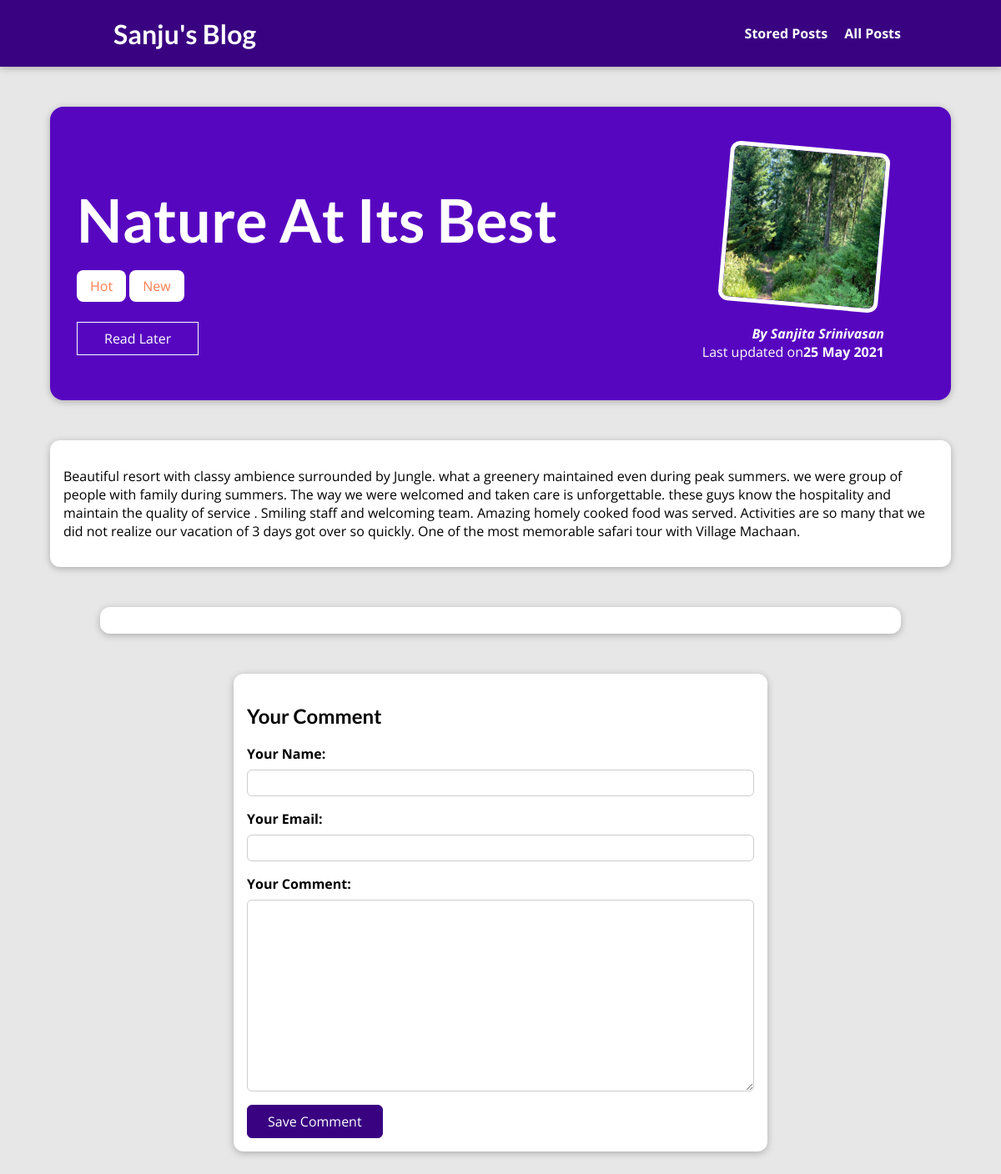
The page /posts/nature-at-its-best on the database its author committed.
### blog/models.py (models this page shows, shortened)
class Post(models.Model):
    title=models.CharField(max_length=150)
    excerpt=models.CharField(max_length=200)
    image=models.ImageField(upload_to="posts",null=True)
    date=models.DateField(auto_now=True)
    content=models.TextField(validators=[MinLengthValidator(10)])
    slug=models.SlugField(unique=True,default='',blank=True,null=False,db_index=True)
    author=models.ForeignKey(Author,on_delete=models.SET_NULL,related_name='posts',null=True)
    tags=models.ManyToManyField(Tag,related_name='post')

class Tag(models.Model):
    caption=models.CharField(max_length=20)

class Author(models.Model):
    first_name=models.CharField(max_length=100)
    last_name=models.CharField(max_length=100)
    email_address=models.EmailField(max_length=254)
    def __str__(self):
        return f"{self.first_name} {self.last_name}"

### blog/views.py (the view, shortened to what this page needs)
# urls.py: path('posts/<slug:slug>',views.SinglePostView.as_view(),name='post-detail-page'),
class SinglePostView(View):
    def is_stored_post(self,request,post_id):
        stored_posts=request.session.get("stored_posts")
        if stored_posts is not None:
            is_saved_for_later=post_id in stored_posts
        else:
            is_saved_for_later=False
        return is_saved_for_later
    def get(self,request,slug):
        post=Post.objects.get(slug=slug)
        context = {
            "post":post,
            "post_tags":post.tags.all(),
            "comment_form":CommentForm(),
            "comments":post.comments.all().order_by("-id"),
            "saved_for_later": self.is_stored_post(request,post.id)
        }
        return render(request,"blog/post-detail.html",context)

### blog/forms.py
class CommentForm(forms.ModelForm):
    class Meta:
        model=Comment
        exclude=['post']
        labels={
            'user_name':"Your Name",
            'user_email':"Your Email",
            'text':'Your Comment'
        }

### blog/templates/blog/post-detail.html (shortened to what this page needs)
{%extends 'base.html' %}
{%load static%}
{%block css_files%}
<link rel="stylesheet" href="{% static "/blog/post-detail.css" %}"/>
{%endblock%}
{%block content%}
    <section id="summary">
        <h2>{{post.title}}</h2><br>
        <div>
            {%for tag in post_tags%}
                <span class="tag">{{tag.caption}}</span>
            {%endfor%}
        </div>
        <div id="read-later">
        <form action="{%url 'read-later'%}" method="POST">
            <button>
                {%if saved_for_later %}
                    Remove from Read Later list
                {%else%}
                    Read Later
                {%endif%}
            </button>
        </form>
        </div>
        <article>
            <img src="{{post.image.url}}" alt="post.title" />
            <address>By <a href="mailto:{{post.author.email_address}}">{{post.author}}</a></address>
            <div>Last updated on<time>{{post.date|date:"d M Y"}}</time></div>
        </article>
    </section>
    <main>
        {{post.content|linebreaks}}
    </main>
    <section id="comments">
    </section>
    <section  id="comment-form">
        <h2>Your Comment</h2>
        <form action='{%url 'post-detail-page' post.slug%}' method="POST">
            {%for form_fields in comment_form%}
            <div class="form-control {%if form_field.errors%}invalid{%endif%}">
                {{form_fields.label_tag}}
                {{form_fields}}
            </div>
            {%endfor%}
        <button>Save Comment</button>
        </form>
    </section>
{%endblock%}

### blog/static/blog/post-detail.css (style rules this page uses)
* { box-sizing: border-box; }
html { font-family: 'Open Sans', 'Lato', sans-serif; }
body { margin: 0; }
h1, h2, h3 { font-family: 'Lato', sans-serif; font-weight: bold; }
body { background-color: #e7e7e7; }
#summary { margin: 8rem auto 3rem auto; padding: 2rem; width: 90%; max-width: 90rem; border-radius: 16px; background-color: #5706c0; position: relative; box-shadow: 0 2px 8px rgba(0, 0, 0, 0.25); height: 22rem; }
#summary h2 { color: white; font-size: 4.5rem; margin-bottom:0.25rem; }
#summary article { position: absolute; top: 2rem; right: 3rem; padding: 1rem 2rem; border-radius: 12px; text-align: right; color: white; }
#summary article img { width: 12rem; height: 12rem; border-radius: 12px; transform: rotateZ(5deg); border: 5px solid white; margin-bottom: 1rem; }
#summary address { font-weight: bold; }
#summary a { color:white; text-decoration: none; }
#summary time { font-weight: bold; }
#read-later { margin: 2rem 0; }
#read-later button { background-color: transparent; border: 1px solid white; padding: 0.5rem 2rem; font: inherit; color: white; cursor: pointer; }
main { width: 90%; max-width: 90rem; margin: 3rem auto; background-color: white; padding: 1rem; border-radius: 12px; box-shadow: 0 2px 8px rgba(0, 0, 0, 0.25); }
.tag { background-color: white; color: coral; padding:0.5rem 1rem; border-radius:8px; }
#comment-form { margin: 3rem auto; width: 90%; max-width: 40rem; border-radius: 12px; background-color: white; box-shadow: 0 2px 8px rgba(0, 0, 0, 0.25); padding: 1rem; }
#comment-form button { font: inherit; background-color: #390281; color: white; border: 1px solid #390281; padding: 0.5rem 1.5rem; border-radius: 6px; cursor: pointer; }
.form-control { margin-bottom: 1rem; }
.form-control label { font-weight: bold; margin-bottom: 0.5rem; display: block; }
.form-control input, .form-control textarea { display: block; width: 100%; font: inherit; padding: 0.25rem; border-radius: 6px; border: 1px solid #ccc; }
#comments { margin: 3rem auto; width: 90%; max-width: 60rem; border-radius: 12px; background-color: white; box-shadow: 0 2px 8px rgba(0, 0, 0, 0.25); padding: 1rem 2rem; }

### rows shown on the page
Post: title "Nature At Its Best", image (picture), author "Sanjita Srinivasan", date "25 May 2021", content "Beautiful resort with classy ambience surrounded by Jungle. what a greenery maintained even during peak summers. we were group of people with family during summers. The way we were welcomed and taken care is unforgettable. these guys know the hospitality and maintain the quality of service . Smiling staff and welcoming team. Amazing homely cooked food was served. Activities are so many that we did not realize our vacation of 3 days got over so quickly. One of the most memorable safari tour with Village Machaan."
Tag: caption "Hot"
Tag: caption "New"
